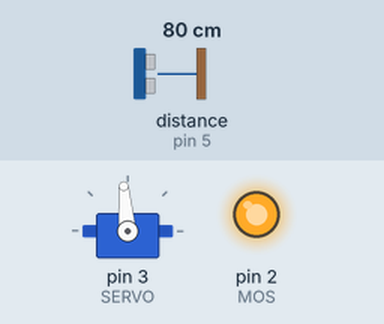
This sketch was run on a simulated Arduino Uno, built with avr-gcc and run on an emulated ATmega328P. Parts: servo, output pins drawn as LEDs (lit = HIGH). The inputs (shaded band) are chosen by the test bench; at power-on: distance to the obstacle (sensor on pin 5) 80 cm. The echo pulse lasts 58.3 µs per cm.

Above: at 7.1 s.
7.2 s: distance to the obstacle (sensor on pin 5) set to 2 cm
At 7.43 s:
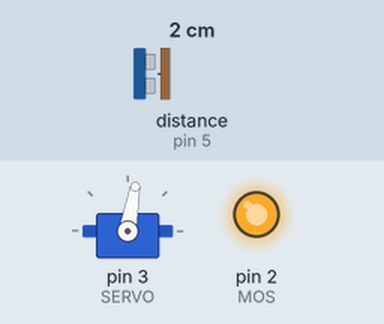
10.2 s: distance to the obstacle (sensor on pin 5) set to 60 cm
At 12.04 s:
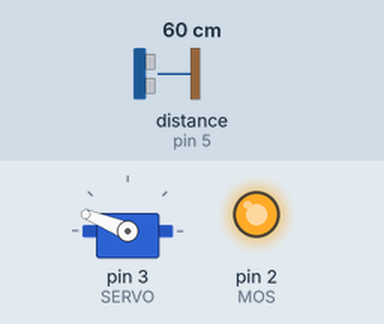
Timing chart, 0 to 19.2 s (numbered marks = the images above; inputs shaded):
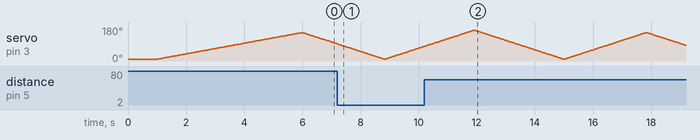

The sketch:

aim-fan-mos.ino
```cpp
/*
   Как работает алгоритм:
   Серво крутится от MIN_ANGLE до MAX_ANGLE с шагом 1 градус
   Каждые 2 градуса стреляем дальномером. Перед началом работы
   калибруемся: сканируем пространство и составляем "карту"
   рабочей области, получаем массив расстояний.
   В режиме seek крутимся и сравниваем значения с измеренными.
   Если находим расхождение в DEADZONE, начинаем считать, сколько
   будет таких точек. Если их больше MIN_CATCH - считаем за "цель".
   Таким образом фильтруем случайные маленькие объекты и шумы. Также
   прощаем системе несколько ошибок (MISTAKES) во время сканирования цели.
   В итоге получаем угол начала "цели" и угол конца. Ищем средний угол
   и поворачиваемся на него, то есть в центр цели, это режим hold.
   Далее в режиме удержания цели измеряем расстояние, если выпадаем из
   DEADZONE - переходим к поиску цели.
   Если цель не была обнаружена за PWR_TIMEOUT миллисекунд - переходим в
   режим ожидания: выключаем вентилятор, стоим в центре и измеряем.
   Если обнаружили препятствие ближе 10 см в течение 2 секунд - поиск цели
*/

// ------------- НАСТРОЙКИ --------------
#define STEP_DELAY 20       // скорость серво (меньше 5 не ставить, сонар тупит)
#define TIMEOUT 2000        // таймаут на новый поиск цели из режима удержания
#define PWR_TIMEOUT 10000   // таймаут на выключение вентилятора
#define MAX_ANGLE 150       // максимальный угол поворота
#define MIN_ANGLE 10         // минимальный угол поворота
#define DIST_MAX 150         // максимальное расстояние (см). Датчик бьёт до 4 метров, но будут шумы

#define DEADZONE 20         // зона нечувствительности (мин. разность с калибровкой)
#define MIN_CATCH 5         // мин. количество точек подряд, чтобы  считать цель целью
#define MISTAKES 2          // допустимое количество пропусков при сканировании цели
// ------------- НАСТРОЙКИ --------------

// ---------- ПИНЫ ----------
#define ECHO 5
#define TRIG 4
#define SERVO 3
#define MOS 2
// ---------- ПИНЫ ----------

// ---------- ДЛЯ РАЗРАБОТЧИКОВ ----------
//#define RADAR_DEBUG 1
#include "Servo.h"
Servo servo;

#include "GyverHacks.h"
GTimer stepTimer(STEP_DELAY);
GTimer sonarTimer(100);
GTimer timeoutTimer(TIMEOUT);
GTimer powerTimer(PWR_TIMEOUT);
GTimer wakeTimer(2000);

#include <NewPing.h>
NewPing sonar(TRIG, ECHO, DIST_MAX);

typedef enum {SEEK, HOLD, WAIT};
boolean direct;
boolean next;
const byte steps_num = (MAX_ANGLE - MIN_ANGLE) / 2;
int angle = MIN_ANGLE;
int distance[steps_num + 1];
boolean catch_flag, catched_flag, hold_flag, wait_flag = false;
byte catch_num;
byte mistakes;
byte mode = 0;
byte catch_pos;
int hold_signal;
// ---------- ДЛЯ РАЗРАБОТЧИКОВ ----------

void setup() {
  Serial.begin(115200);
  servo.attach(SERVO);
  servo.write(MIN_ANGLE);
  pinMode(MOS, OUTPUT);
  digitalWrite(MOS, 0);
  delay(1000);            // ждём поворота в начальное положение
  calibration();          // забиваем калибровочный массив
  digitalWrite(MOS, 1);   // включили вентилятор
  powerTimer.reset();     // сброс таймера ждущего режима
}

void loop() {
  switch (mode) {
    case SEEK: seek();  // режим поиска цели
      break;
    case HOLD: hold();  // режим удержания позиции
      break;
    case WAIT: wait();  // режим ожидания
      break;
  }
}

void wait() {
  if (!wait_flag) {
    turn_to((MAX_ANGLE - MIN_ANGLE) / 2);     // крутим серво в середину
    digitalWrite(MOS, 0);                     // мосфет вырубили
  }
  if (sonarTimer.isReady()) {                 // опрос сонара по таймеру
    int curr_dist = sonar.ping_cm();          // получаем сигнал с датчика
    if (curr_dist > 1 && sonar.ping_cm() < 10) {               // если меньше 10 см
      if (wakeTimer.isReady()) {              // и сработал таймер
        // переходим в поиск цели, включаем вентилятор...
        mode = SEEK;
        wait_flag = false;
        digitalWrite(MOS, 1);
        delay(2000);    // чтобы успеть убрать руку
        powerTimer.reset();   // сбрасываем, чтобы сразу не сработал
      }
    } else {
      wakeTimer.reset();                      // сбросить таймер поднесения руки
    }
  }
}

void seek() {
  if (direct) {             // движемся в прямом направлении
    if (angle < MAX_ANGLE)
      turn_to(MAX_ANGLE);   // плавный поворот
    else {
      direct = false;       // смена направления
      delay(50);            // задержка в крайнем положении
    }
  }
  else {                    // движемся в обратном направлении
    if (angle > MIN_ANGLE)
      turn_to(MIN_ANGLE);   // плавный поворот
    else {
      direct = true;        // смена направления
      delay(50);            // задержка в крайнем положении
    }
  }
  search();                 // ищем цель дальномером
}

void hold() {
  if (!hold_flag)           // движение к середине цели
    turn_to(catch_pos);     // крутим серво
  else {                    // расчётная точка достигнута
    if (sonarTimer.isReady()) {                   // отдельный таймер сонара
      byte pos = (angle - MIN_ANGLE) / 2;         // перевод градусов в элемент массива
      int curr_dist = sonar.ping_cm();            // получаем сигнал с датчика
      if (curr_dist == 0) curr_dist = DIST_MAX;   // 0 это не только 0, но и максимум
      int diff = distance[pos] - curr_dist;       // ищем разницу
#ifdef RADAR_DEBUG
      Serial.print(angle);
      Serial.print(",");
      Serial.print((diff > 0) ? diff : DIST_MAX);
      Serial.print(".");
#endif
      if ((diff < DEADZONE) || (curr_dist > 1 && curr_dist < 10)) {   // если вышли из зоны ИЛИ поднесли руку на 1-10 см
        if (timeoutTimer.isReady()) {             // отработка таймаута
          mode = SEEK;                            // если цель потеряна и вышло время - переходим на поиск
          hold_flag = false;
          powerTimer.reset();                     // сброс таймера ждущего режима
        }
      } else {                                    // если цель всё ещё в зоне видимости
        timeoutTimer.reset();                     // сбросить таймер
      }
    }
  }
}

void search() {
  if (angle % 2 == 0 && next) {                 // каждые 2 градуса
    if (powerTimer.isReady()) {
      mode = WAIT;          // если давно не было цели (PWR_TIMER) - перейти в ожидание
      wait_flag = false;
    }
    next = false;
    byte pos = (angle - MIN_ANGLE) / 2;         // перевод градусов в элемент массива
    int curr_dist = sonar.ping_cm();
    if (curr_dist == 0) curr_dist = DIST_MAX;
    int diff = distance[pos] - curr_dist;
#ifdef RADAR_DEBUG
    Serial.print(angle);
    Serial.print(",");
    Serial.print((diff > 0) ? diff : DIST_MAX);
    Serial.print(".");
#endif
    if (diff > DEADZONE) {                      // разность показаний больше мертвой зоны
      if (!catch_flag) {
        catch_flag = true;        // флаг что поймали какое то значение
        catch_pos = angle;        // запомнили угол начала предполагаемой цели
      }
      catch_num++;                // увеличили счётчик значений
      if (catch_num > MIN_CATCH)  // если поймали подряд много значений
        catched_flag = true;      // считаем, что это цель
    } else {                                    // если "пусто"
      if (catch_flag) {               // если ловим цель
        if (mistakes > MISTAKES) {    // если число ошибок превысило допустимое
          // сбросить всё
          catch_flag = false;
          catched_flag = false;
          catch_num = 0;
          mistakes = 0;
        } else {
          mistakes++;                 // увеличить число ошибок
        }
      }

      if (catched_flag) {             // поймали цель!
        mode = HOLD;                  // переход в режим удержание
        // catch_pos - середина цели. Считаем по разному, если двигались вперёд или назад
        if (direct) catch_pos += catch_num;
        else catch_pos -= catch_num;

        // сбросить всё
        hold_flag = false;
        catch_flag = false;
        catched_flag = false;
        catch_num = 0;
        mistakes = 0;
      }
    }
  }
}

void calibration() {
  // пробегаемся по рабочему диапазону
  for (angle = MIN_ANGLE; angle <= MAX_ANGLE; angle++) {
    servo.write(angle);
    if (angle % 2 == 0) {   // каждый второй градус
      byte pos = (angle - MIN_ANGLE) / 2;
      int curr_dist = sonar.ping_cm();
      if (curr_dist == 0) distance[pos] = DIST_MAX;
      else distance[pos] = sonar.ping_cm();
    }
    delay(STEP_DELAY * 1.5);
  }
}

// дополнительная функция плавного поворота серво на указанный угол
void turn_to(byte to_angle) {
  if (stepTimer.isReady()) {
    if (angle < to_angle) angle++;
    else if (angle > to_angle) angle--;
    else {
      hold_flag = true;
      wait_flag = true;
    }
    servo.write(angle);
    next = true;
  }
}
```
